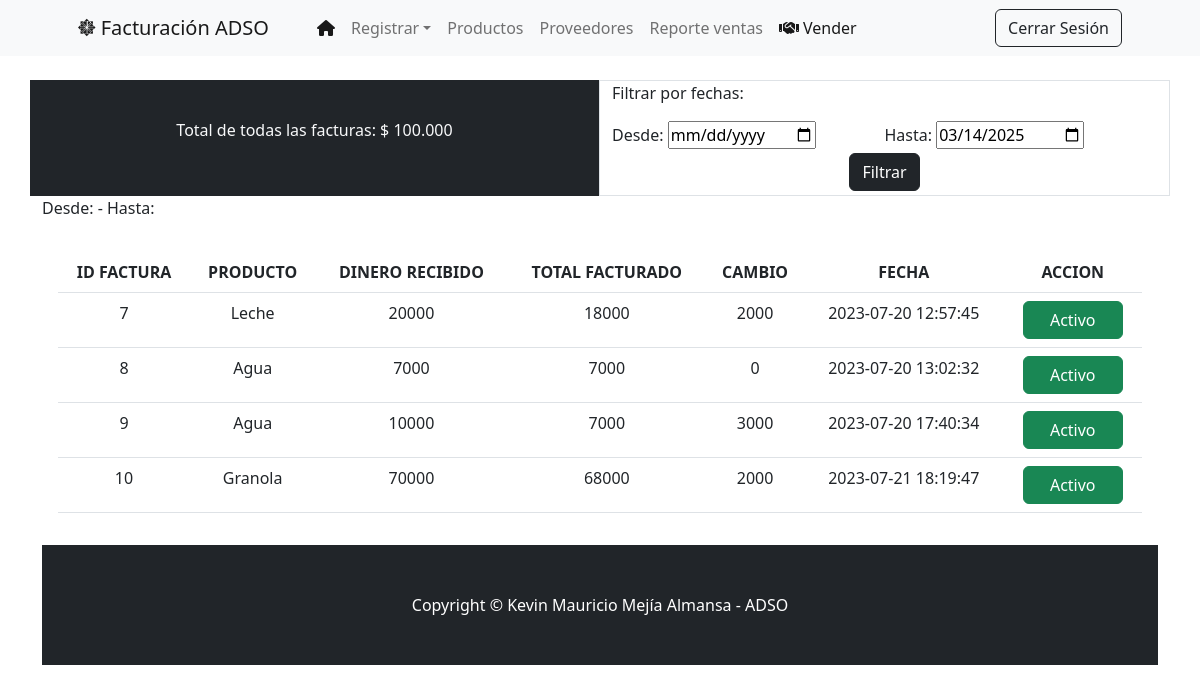
The page /reporte.php on the database its author committed.
### tables this page shows
CREATE TABLE `factura` (
  `id_factura` int(10) UNSIGNED NOT NULL,
  `dinero_recibido` float NOT NULL DEFAULT 0,
  `total_facturado` float DEFAULT 0,
  `cambio` float NOT NULL,
  `estado_factura` tinyint(1) DEFAULT 1,
  `fecha` datetime DEFAULT current_timestamp()
);

CREATE TABLE `items_factura` (
  `id_items_factura` int(10) UNSIGNED NOT NULL,
  `id_factura` int(10) UNSIGNED DEFAULT NULL,
  `id_producto` int(10) UNSIGNED DEFAULT NULL,
  `cantidad` int(10) UNSIGNED DEFAULT NULL,
  `subtotal` float DEFAULT NULL
);

CREATE TABLE `producto` (
  `id_producto` int(10) UNSIGNED NOT NULL,
  `nombre` varchar(80) DEFAULT NULL,
  `id_proveedor` int(10) UNSIGNED DEFAULT NULL,
  `descripcion` varchar(255) DEFAULT NULL,
  `costo` float DEFAULT NULL,
  `precio` float DEFAULT NULL,
  `stock` int(11) DEFAULT NULL,
  `estado` tinyint(1) NOT NULL DEFAULT 1
);

### reporte.php (the view, shortened to what this page needs)
<?php include("conexion.php") ?>
<?php include("includes/header.php") ?>
<?php
if (isset($_POST['fecha_inicio'])) {
    $inicio = $_POST['fecha_inicio'];
    $fin = $_POST['fecha_fin'];
    $buscandoFacturas = $conexion->query("SELECT * FROM factura WHERE DATE(fecha) BETWEEN '$inicio' AND '$fin';");
    $sumaTotales = $conexion->query("SELECT SUM(total_facturado) FROM factura WHERE estado_factura = 1;");
    $resultado = $sumaTotales->fetch_column();
} else {
    $buscandoFacturas = $conexion->query("SELECT * FROM factura;");
    $sumaTotales = $conexion->query("SELECT SUM(total_facturado) FROM factura WHERE estado_factura = 1;");
    $resultado = $sumaTotales->fetch_column();
}
?>
<div class="container">
    <div class="row pt-4">
        <div class="col bg-dark text-light d-flex justify-content-center align-items-center">
            <p>Total de todas las facturas:
                <?php echo '$ ' . number_format($resultado, 0, ",", "."); ?>
            </p>
        </div>
        <div class="col border">
            <p>Filtrar por fechas:</p>
            <form class="col" action="" method="POST">
                <div class="col d-flex">
                    <div class="col">
                        <label for="fecha">Desde:</label>
                        <input class="" type="date" id="fecha" name="fecha_inicio">
                    </div>
                    <div class="col">
                        <label for="fecha">Hasta:</label>
                        <input type="date" id="fecha" name="fecha_fin" value="<?php echo date('Y-m-d'); ?>">
                    </div>
                </div>
                <div class="col d-flex justify-content-center my-1">
                    <input class="btn btn-dark" type="submit" value="Filtrar" name="btn_filtrar">
                </div>
            </form>
        </div>
    </div>
    <?php if ($_SESSION['mensaje']) {
        ?>
        <div class="row">
            <p><?php echo $_SESSION['mensaje']; ?></p>
        </div>
        <?php
    } ?>
    <div class="row p-3">
        <div class="col text-center">
            <table class="table">
                <thead>
                    <tr>
                        <th scope="col">ID FACTURA</th>
                        <th scope="col">PRODUCTO</th>
                        <th scope="col">DINERO RECIBIDO</th>
                        <th scope="col">TOTAL FACTURADO</th>
                        <th scope="col">CAMBIO</th>
                        <th scope="col">FECHA</th>
                        <th scope="col">ACCION</th>
                    </tr>
                </thead>
                <tbody>
                    <?php
                    while ($row = $buscandoFacturas->fetch_assoc()) {
                        $idFactura = $row['id_factura'];
                        $dineroRecibido = $row['dinero_recibido'];
                        $totalFacturado = $row['total_facturado'];
                        $cambio = $row['cambio'];
                        $fecha = $row['fecha'];
                        $estado = $row['estado_factura'];
                        $productosFactura = $conexion->query("SELECT items_factura.id_producto, producto.nombre AS nombre FROM items_factura JOIN producto ON producto.id_producto = items_factura.id_producto WHERE items_factura.id_factura = $idFactura;")
                            ?>
                        <tr>
                            <td>
                                <?php echo $idFactura; ?>
                            </td>
                            <td>
                                <?php
                                while ($fila = $productosFactura->fetch_assoc()) {
                                    $producto = $fila['nombre'];
                                    echo $producto . "<br>";
                                }
                                ?>
                            </td>
                            <td>
                                <?php echo $dineroRecibido; ?>
                            </td>
                            <td>
                                <?php echo $totalFacturado; ?>
                            </td>
                            <td>
                                <?php echo $cambio; ?>
                            </td>
                            <td>
                                <?php echo $fecha; ?>
                            </td>
                            <td>
                                <?php if ($estado == 0) {
                                    ?>
                                    <a href="conexion.php?idestado=<?php echo $idFactura; ?>&estado=inactivo" class="btn btn-danger" style="width: 100px">
                                        Inactivo
                                    </a>
                                    <?php
                                } else {
                                    ?>
                                    <a href="conexion.php?idestado=<?php echo $idFactura; ?>&estado=activo" class="btn btn-success" style="width: 100px">
                                        Activo
                                    </a>
                                    <?php
                                }
                                ?>
                            </td>
                        </tr>
                        <?php
                    }
                    ?>
                </tbody>
            </table>
        </div>
    </div>
    <?php include("includes/footer.php") ?>

### rows shown on the page
factura: id_factura "7", dinero_recibido "20000", total_facturado "18000", cambio "2000", fecha "2023-07-20 12:57:45"
items_factura: id_producto.nombre "Leche"
factura: id_factura "8", dinero_recibido "7000", total_facturado "7000", cambio "0", fecha "2023-07-20 13:02:32"
items_factura: id_producto.nombre "Agua"
factura: id_factura "9", dinero_recibido "10000", total_facturado "7000", cambio "3000", fecha "2023-07-20 17:40:34"
items_factura: id_producto.nombre "Agua"
factura: id_factura "10", dinero_recibido "70000", total_facturado "68000", cambio "2000", fecha "2023-07-21 18:19:47"
items_factura: id_producto.nombre "Granola"

### other values the page prints
$resultado "100.000"
$_SESSION['mensaje'] "Desde: - Hasta:"
